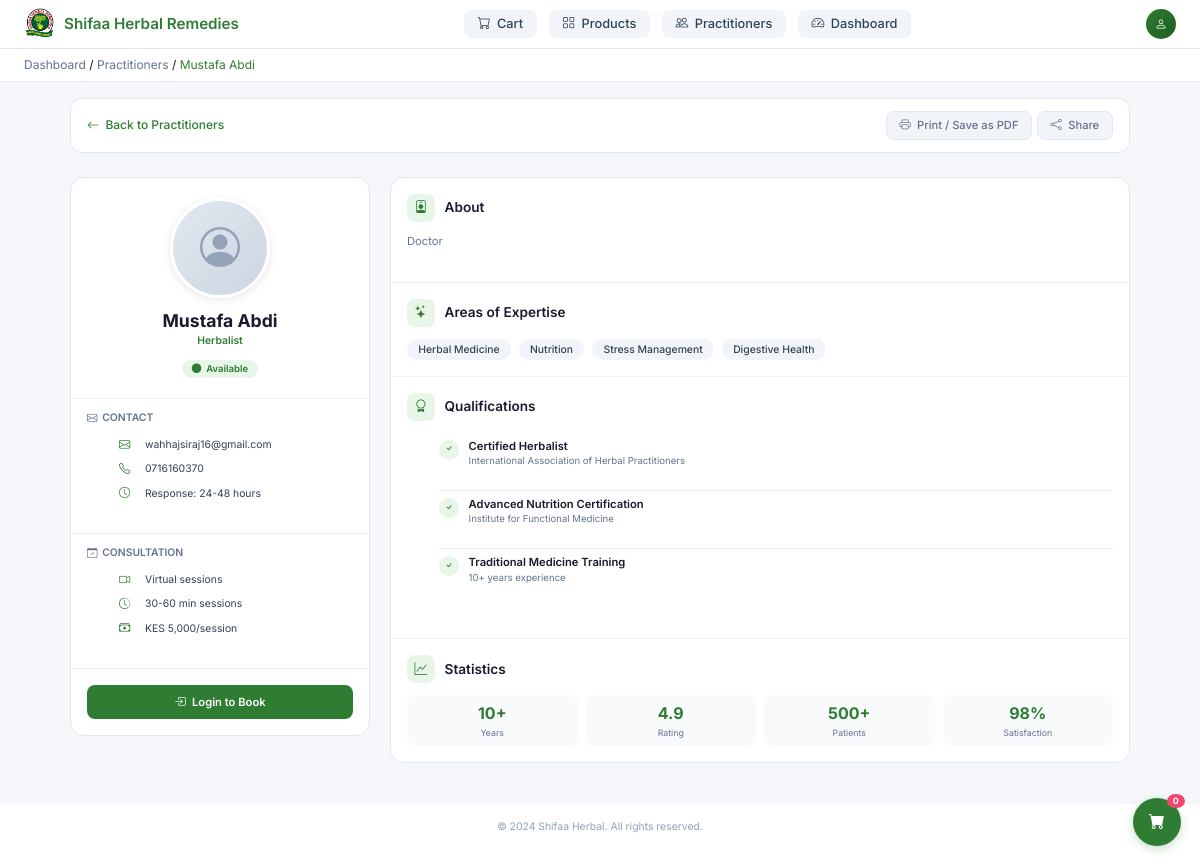
Page /practitioners/1 on the committed database.
### models.py (models this page shows, shortened)
class Practitioner(db.Model):
    __tablename__ = 'practitioner'
    id = db.Column(db.Integer, primary_key=True)
    name = db.Column(db.String(100), nullable=False, index=True)  # Added index
    title = db.Column(db.String(100))
    bio = db.Column(db.Text)
    specialties = db.Column(db.String(200), index=True)  # Added index
    image_url = db.Column(db.String(500))
    email = db.Column(db.String(120), unique=True, index=True)  # Added index
    phone = db.Column(db.String(20))
    is_active = db.Column(db.Boolean, default=True, index=True)  # Added index
    created_at = db.Column(db.DateTime, default=datetime.utcnow)
    updated_at = db.Column(db.DateTime, default=datetime.utcnow, onupdate=datetime.utcnow)
    appointments = db.relationship('Appointment', backref='practitioner', lazy='dynamic')

### app.py (the view)
    @app.route("/practitioners/<int:practitioner_id>")
    def practitioner_detail(practitioner_id):
        from models import Practitioner
        practitioner = db.session.get(Practitioner, practitioner_id)
        if not practitioner or not practitioner.is_active:
            flash("Practitioner not found or not available.", "error")
            return redirect(url_for("practitioners"))
        return render_template("user/practitioner_detail.html", practitioner=practitioner)

### templates/user/practitioner_detail.html (shortened to what this page needs)
<!DOCTYPE html>
<html lang="en">
<head>
    <link href="https://cdn.jsdelivr.net/npm/bootstrap@5.3.0-alpha1/dist/css/bootstrap.min.css" rel="stylesheet">
    <link href="https://cdn.jsdelivr.net/npm/bootstrap-icons@1.8.1/font/bootstrap-icons.css" rel="stylesheet">
</head>
<body>
    <div class="top-nav">
        <div class="logo-area">
            <img class="logo-image" src="{{ url_for('static', filename='Screenshot 2026-04-01 182842.png') }}" alt="Shifaa Herbal">
            <span class="logo-text">Shifaa Herbal Remedies</span>
        </div>
        <div class="nav-links">
            <a href="{{ url_for('cart') }}" class="nav-link"><i class="bi bi-cart"></i> <span>Cart</span></a>
            <a href="{{ url_for('products') }}" class="nav-link"><i class="bi bi-grid"></i> <span>Products</span></a>
            <a href="{{ url_for('practitioners') }}" class="nav-link"><i class="bi bi-people"></i> <span>Practitioners</span></a>
            <a href="{{ url_for('dashboard') }}" class="nav-link"><i class="bi bi-speedometer2"></i> <span>Dashboard</span></a>
        </div>
        <div class="user-info">
            <div class="user-avatar"><i class="bi bi-person"></i></div>
        </div>
    </div>
    <div class="breadcrumb-bar">
        <a href="{{ url_for('dashboard') }}">Dashboard</a> <span>/</span>
        <a href="{{ url_for('practitioners') }}">Practitioners</a> <span>/</span>
        <span style="color: #2e7d32;">{{ practitioner.name }}</span>
    </div>
    <div class="main-container">
        <div class="quick-actions">
            <a href="{{ url_for('practitioners') }}" class="back-link"><i class="bi bi-arrow-left"></i> Back to Practitioners</a>
            <div>
                <button class="quick-action-btn" onclick="window.print()"><i class="bi bi-printer"></i> Print / Save as PDF</button>
                <button class="quick-action-btn" id="shareBtn"><i class="bi bi-share"></i> Share</button>
            </div>
        </div>
        <div class="practitioner-layout">
            <aside class="practitioner-sidebar">
                <div class="profile-header">
                    <div class="profile-image">
                        {% if practitioner.image_url %}
                        <img src="{{ practitioner.image_url }}" alt="{{ practitioner.name }}">
                        {% else %}
                        <i class="bi bi-person-circle"></i>
                        {% endif %}
                    </div>
                    <h2>{{ practitioner.name }}</h2>
                    <p class="profile-title">{{ practitioner.title or 'Herbal Medicine Specialist' }}</p>
                    <div class="availability-badge {% if practitioner.is_active %}available{% else %}unavailable{% endif %}">
                        <i class="bi bi-circle-fill"></i>
                        {% if practitioner.is_active %}Available{% else %}Unavailable{% endif %}
                    </div>
                </div>
                <div class="contact-section">
                    <div class="contact-title"><i class="bi bi-envelope"></i> Contact</div>
                    <ul class="contact-list">
                        {% if practitioner.email %}
                        <li class="contact-item"><i class="bi bi-envelope"></i> {{ practitioner.email }}</li>
                        {% endif %}
                        {% if practitioner.phone %}
                        <li class="contact-item"><i class="bi bi-telephone"></i> {{ practitioner.phone }}</li>
                        {% endif %}
                        <li class="contact-item"><i class="bi bi-clock"></i> Response: 24-48 hours</li>
                    </ul>
                </div>
                <div class="contact-section">
                    <div class="contact-title"><i class="bi bi-calendar-check"></i> Consultation</div>
                    <ul class="contact-list">
                        <li class="contact-item"><i class="bi bi-camera-video"></i> Virtual sessions</li>
                        <li class="contact-item"><i class="bi bi-clock-history"></i> 30-60 min sessions</li>
                        <li class="contact-item"><i class="bi bi-cash-stack"></i> KES {{ practitioner.consultation_fee or '5,000' }}/session</li>
                    </ul>
                </div>
                <div class="book-section">
                    {% if current_user.is_authenticated %}
                    <a href="{{ url_for('book_appointment', practitioner_id=practitioner.id) }}" class="book-btn">
                        <i class="bi bi-calendar-check"></i> Book Appointment
                    </a>
                    {% else %}
                    <a href="{{ url_for('login') }}" class="book-btn"><i class="bi bi-box-arrow-in-right"></i> Login to Book</a>
                    {% endif %}
                </div>
            </aside>
            <div class="practitioner-content">
                <div class="content-section">
                    <div class="section-header">
                        <div class="section-icon"><i class="bi bi-person-badge"></i></div>
                        <div class="section-title">About</div>
                    </div>
                    <div class="section-content">
                        {% if practitioner.bio %}
                        <p>{{ practitioner.bio }}</p>
                        {% else %}
                        <p>With extensive experience in herbal medicine and holistic wellness, {{ practitioner.name }} is dedicated to helping clients achieve optimal health through natural remedies and personalized treatment plans.</p>
                        {% endif %}
                    </div>
                </div>
                <div class="content-section">
                    <div class="section-header">
                        <div class="section-icon"><i class="bi bi-stars"></i></div>
                        <div class="section-title">Areas of Expertise</div>
                    </div>
                    <div class="specialties-grid">
                        {% if practitioner.specialties %}
                            {% for specialty in practitioner.specialties.split(',') %}
                            <span class="specialty-tag">{{ specialty.strip() }}</span>
                            {% endfor %}
                        {% else %}
                            <span class="specialty-tag">Herbal Medicine</span>
                            <span class="specialty-tag">Nutrition</span>
                            <span class="specialty-tag">Stress Management</span>
                            <span class="specialty-tag">Digestive Health</span>
                        {% endif %}
                    </div>
                </div>
                <div class="content-section">
                    <div class="section-header">
                        <div class="section-icon"><i class="bi bi-award"></i></div>
                        <div class="section-title">Qualifications</div>
                    </div>
                    <ul class="qualifications-list">
                        <li class="qualification-item">
                            <div class="qualification-icon"><i class="bi bi-check"></i></div>
                            <div class="qualification-content">
                                <h4>Certified Herbalist</h4>
                                <p>International Association of Herbal Practitioners</p>
                            </div>
                        </li>
                        <li class="qualification-item">
                            <div class="qualification-icon"><i class="bi bi-check"></i></div>
                            <div class="qualification-content">
                                <h4>Advanced Nutrition Certification</h4>
                                <p>Institute for Functional Medicine</p>
                            </div>
                        </li>
                        <li class="qualification-item">
                            <div class="qualification-icon"><i class="bi bi-check"></i></div>
                            <div class="qualification-content">
                                <h4>Traditional Medicine Training</h4>
                                <p>{{ practitioner.experience_years or '10+' }} years experience</p>
                            </div>
                        </li>
                    </ul>
                </div>
                <div class="content-section">
                    <div class="section-header">
                        <div class="section-icon"><i class="bi bi-graph-up"></i></div>
                        <div class="section-title">Statistics</div>
                    </div>
                    <div class="stats-grid">
                        <div class="stat-card"><div class="stat-value">{{ practitioner.experience_years or '10+' }}</div><div class="stat-label">Years</div></div>
                        <div class="stat-card"><div class="stat-value">{{ practitioner.rating or '4.9' }}</div><div class="stat-label">Rating</div></div>
                        <div class="stat-card"><div class="stat-value">{{ practitioner.patients_count or '500+' }}</div><div class="stat-label">Patients</div></div>
                        <div class="stat-card"><div class="stat-value">98%</div><div class="stat-label">Satisfaction</div></div>
                    </div>
                </div>
            </div>
        </div>
    </div>
    <div class="footer">
        <p>&copy; 2024 Shifaa Herbal. All rights reserved.</p>
    </div>
    <a href="{{ url_for('cart') }}" class="floating-cart">
        <i class="bi bi-cart-fill"></i>
        <span class="cart-badge">{{ cart_count|default(0) }}</span>
    </a>
</body>
</html>

### rows in the picture
Practitioner: name "Mustafa Abdi", title "Herbalist", email "wahhajsiraj16@gmail.com", phone "0716160370", bio "Doctor"

### other values in the picture
{{ practitioner.consultation_fee or '5,000' }} "5,000"
{{ practitioner.experience_years or '10+' }} "10+"
{{ practitioner.rating or '4.9' }} "4.9"
{{ practitioner.patients_count or '500+' }} "500+"
{{ cart_count|default(0) }} "0"
